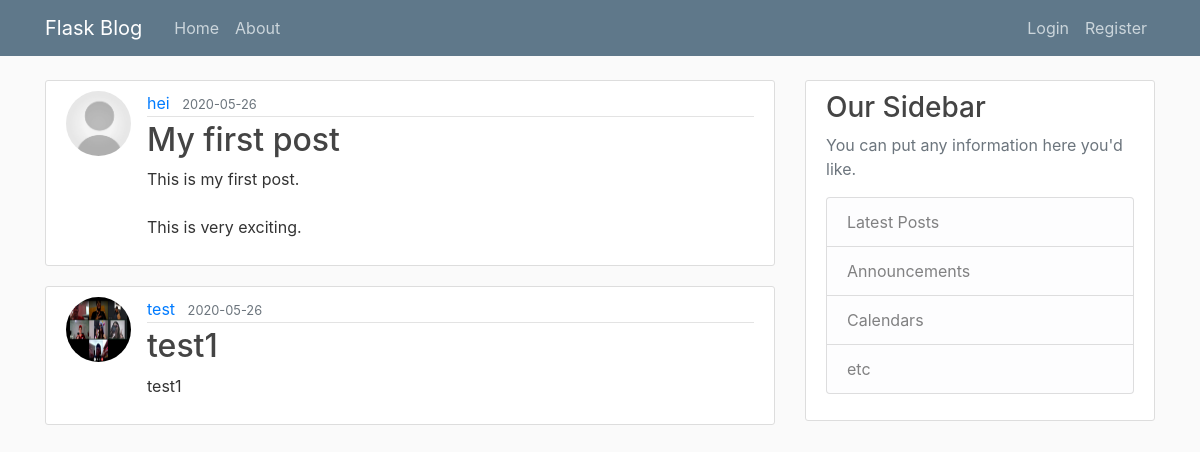
The page /home on the database its author committed.
### flaskblog/models.py (models this page shows, shortened)
class Post(db.Model):
	id = db.Column(db.Integer, primary_key=True)
	title = db.Column(db.String(100), nullable=False)
	date_posted = db.Column(db.DateTime, nullable=False, default=datetime.utcnow)
	content = db.Column(db.Text, nullable=False)
	user_id = db.Column(db.Integer, db.ForeignKey('user.id'), nullable=False)

class User(db.Model, UserMixin):
	id = db.Column(db.Integer, primary_key=True)
	username = db.Column(db.String(20), unique=True, nullable=False)
	email = db.Column(db.String(120), unique=True, nullable=False)
	image_file = db.Column(db.String(20), nullable=False, default='default.jpg')
	password = db.Column(db.String(60), nullable=False)
	posts = db.relationship('Post', backref='author', lazy=True)

### flaskblog/routes.py (the view)
@app.route('/')
@app.route('/home')
def home():
	posts = Post.query.all()
	return render_template("home.html", posts=posts)

### flaskblog/templates/home.html
{% extends "layout.html" %}
{% block content %}
	{% for post in posts %}
		<article class="media content-section">
			<img class="rounded-circle article-img" src="{{ url_for('static', filename='profile_pics/' + post.author.image_file) }}">
			<div class="media-body">
				<div class="article-metadata">
					<a class="mr-2" href="#">{{ post.author.username }}</a>
					<small class="text-muted">{{ post.date_posted.strftime('%Y-%m-%d') }}</small>
				</div>
				<h2><a class="article-title" href="{{ url_for('post', post_id=post.id) }}">{{ post.title }}</a></h2>
				<p class="article-content">{{ post.content }}</p>
			</div>
		</article>
	{% endfor %}
{% endblock content %}

### flaskblog/templates/layout.html (shortened to what this page needs)
<!DOCTYPE html>
<html>
<head>
	<link rel="stylesheet" href="https://stackpath.bootstrapcdn.com/bootstrap/4.5.0/css/bootstrap.min.css">
	<link rel="stylesheet" type="text/css" href="{{ url_for('static', filename='main.css') }}">
</head>
<body>
	<header class="site-header">
		<nav class="navbar navbar-expand-md navbar-dark bg-steel fixed-top">
			<div class="container">
				<a class="navbar-brand mr-4" href="/">Flask Blog</a>
				<div class="collapse navbar-collapse" id="navbarToggle">
					<div class="navbar-nav mr-auto">
						<a class="nav-item nav-link" href="{{ url_for('home') }}">Home</a>
						<a class="nav-item nav-link" href="{{ url_for('about') }}">About</a>
					</div>
					<div class="navbar-nav">
						{% if current_user.is_authenticated %}
							<a class="nav-item nav-link" href="{{ url_for('new_post') }}">New post</a>
							<a class="nav-item nav-link" href="{{ url_for('account') }}">Account</a>
							<a class="nav-item nav-link" href="{{ url_for('logout') }}">Logout</a>
						{% else %}
							<a class="nav-item nav-link" href="{{ url_for('login') }}">Login</a>
							<a class="nav-item nav-link" href="{{ url_for('register') }}">Register</a>
						{% endif %}
					</div>
				</div>
			</div>
		</nav>
	</header>
	<main role="main" class="container">
		<div class="row">
			<div class="col-md-8">
				{% block content %}{% endblock %}
			</div>
			<div class="col-md-4">
				<div class="content-section">
					<h3>Our Sidebar</h3>
					<p class='text-muted'>You can put any information here you'd like.
						<ul class="list-group">
							<li class="list-group-item list-group-item-light">Latest Posts</li>
							<li class="list-group-item list-group-item-light">Announcements</li>
							<li class="list-group-item list-group-item-light">Calendars</li>
							<li class="list-group-item list-group-item-light">etc</li>
						</ul>
					</p>
				</div>
			</div>
		</div>
	</main>
</body>
</html>

### flaskblog/static/main.css (style rules this page uses)
body { background: #fafafa; color: #333333; margin-top: 5rem; }
h1, h2, h3, h4, h5, h6 { color: #444444; }
.bg-steel { background-color: #5f788a; }
.site-header .navbar-nav .nav-link { color: #cbd5db; }
.content-section { background: #ffffff; padding: 10px 20px; border: 1px solid #dddddd; border-radius: 3px; margin-bottom: 20px; }
.article-title { color: #444444; }
.article-content { white-space: pre-line; }
.article-img { height: 65px; width: 65px; margin-right: 16px; }
.article-metadata { padding-bottom: 1px; margin-bottom: 4px; border-bottom: 1px solid #e3e3e3 }

### rows shown on the page
Post: image_file (placeholder picture), author.username "hei", date_posted "2020-05-26", title "My first post", content "This is my first post. This is very exciting."
Post: image_file (picture), author.username "test", date_posted "2020-05-26", title "test1", content "test1"
